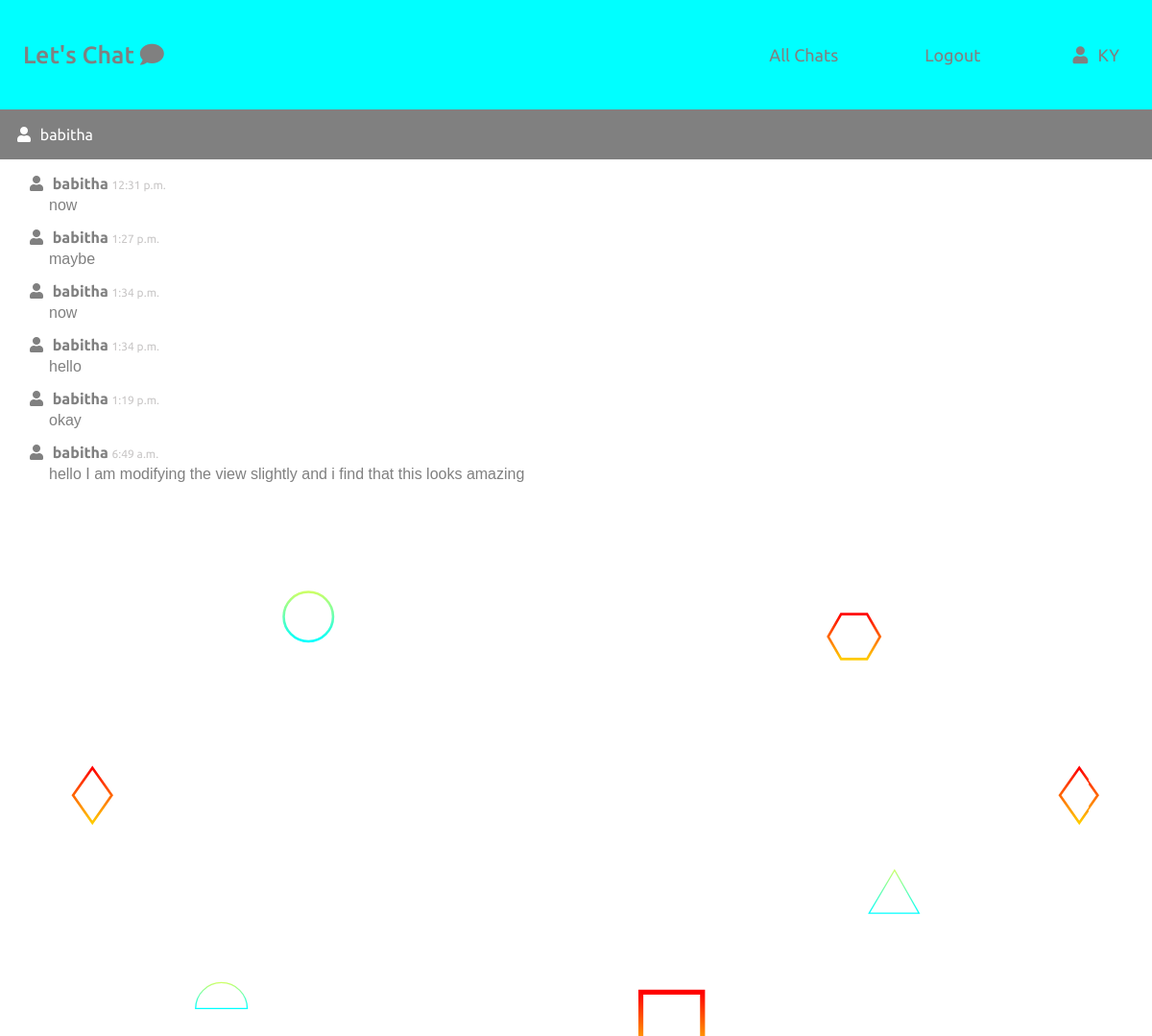
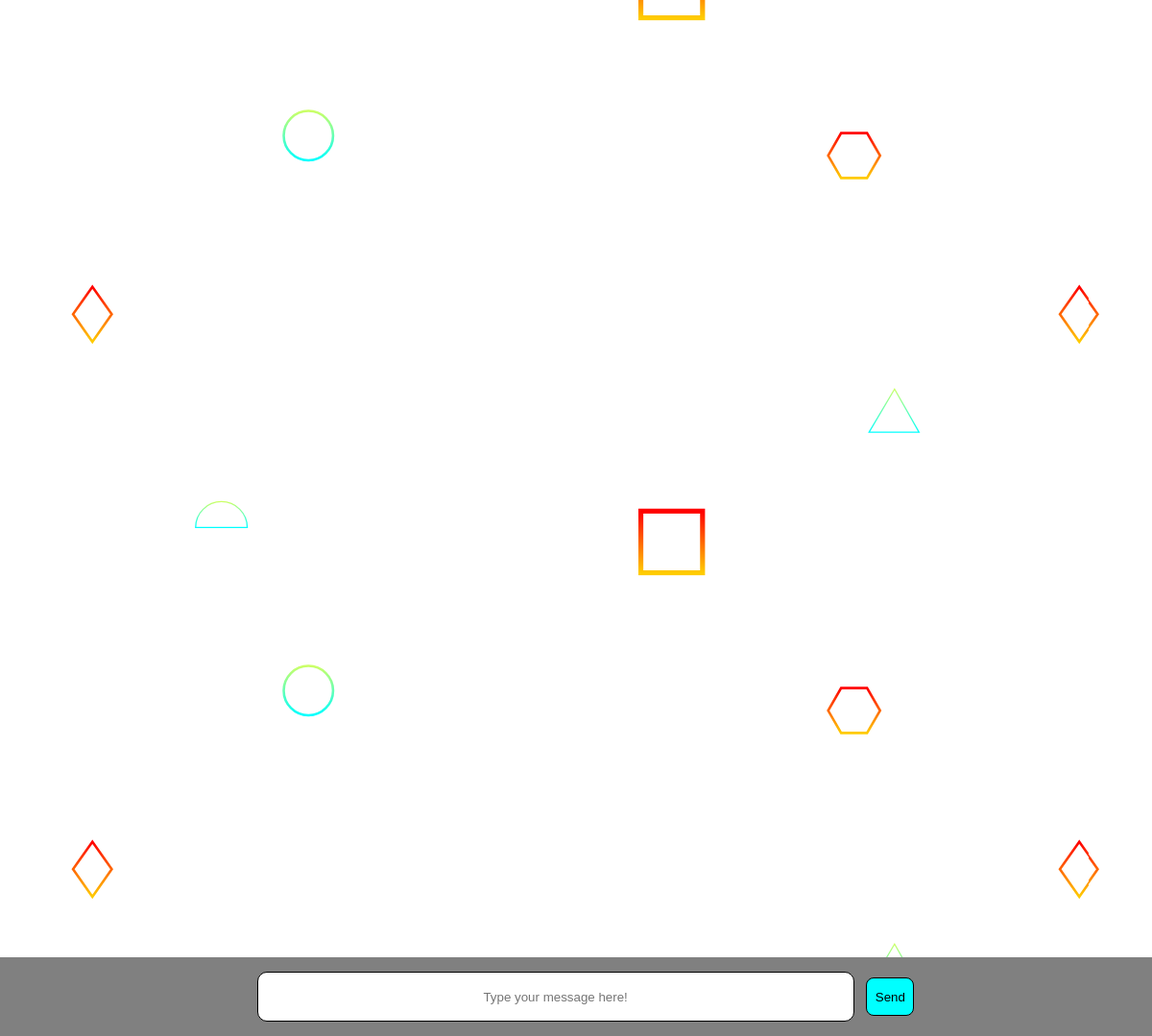
Page /chat/3 (signed in) on the committed database (2 pictures, top to bottom).
### chat/models.py (models this page shows, shortened)
class User(AbstractUser):
    pass

class ChatMessage(models.Model):
    user = models.ForeignKey(User, on_delete=models.CASCADE, related_name = "sender")
    room = models.ForeignKey(ChatRoom, on_delete = models.CASCADE)
    message = models.TextField(unique=False,blank = False,default = "")
    timestamp = models.DateTimeField(auto_now_add=True)
    objects = ChatMessageManager()

### chat/views.py (the view)
# urls.py: path("<int:room_name>", views.chatroom, name="chatroom"),
def chatroom(request,room_name):
    previous_msg = ChatMessage.objects.filter(room=room_name).order_by("-timestamp")[:30]
    previous_msg= reversed(previous_msg)
    room_members = ChatRoom.objects.get(pk =  room_name )
    if room_members.first_person == request.user:
        other_user = room_members.second_person
    else:
        other_user = room_members.first_person
    return render(request,"chat/chatroom.html",{
        'room_name':room_name,
        'username':request.user,
        'previous_msg':previous_msg,
        'other_user':other_user
    })

### chat/templates/chat/chatroom.html (shortened to what this page needs)
{% extends "chat/layout.html" %}
{% load static %}
{% block body %}
<div id = "chat-room">
    <div id = "profile2">
        <i class="fas fa-user" id="avatar2"></i>
        <span>{{other_user}}</span>
    </div>
    <div id = "all-msgs">
            {% for message in previous_msg %}
            <div class = "prev-msgs">
                <i class="fas fa-user"></i>
                <b>{{message.user}}</b>
                <span class="time">{{ message.timestamp.time}}</span>
                <p class="msg-text">{{message.message}}</p>
            </div>
           {% endfor %}
    </div>
</div>
<div id="send-section">
<form id="send_form">
    <input type="text" placeholder="Type your message here!" id="message-input">
    <input type="submit" value="Send" id="send-btn">
</form>
</div>
{% endblock %}

### chat/templates/chat/layout.html (shortened to what this page needs)
{% load static %}
<!DOCTYPE html>
<html>
    <head>
        <link href = "{% static 'chat/styles.css' %}" rel="stylesheet">
        <link rel="stylesheet" href="https://use.fontawesome.com/releases/v5.15.4/css/all.css">
    </head>
    <body>
        <header class="header">
            <nav class="navbar">
                <a id = "nav-brand">
                    Let's Chat <i class="fas fa-comment"></i>
                </a>
            <ul class="nav-menu">
                {% if request.user.is_authenticated %}
                <li class = "nav-item">
                    <a  href = "{% url 'index' %}" class="nav-link">All Chats</a>
                </li>
                <li class = "nav-item" id="logout">
                    <a href = "{% url 'logout_view'%}" class="nav-link" >Logout</a>
                </li>
               <li class = "nav-item">
                    <a href = "#" class="nav-link" id = "avatar" >
                    <i class="fas fa-user"></i> {{user.get_username}}
                        </a>
                </li>
            </ul>
                {% endif %}
        </nav>
    </header>
        <div class="body">
            {% block body %}
            {% endblock %}
        </div>
    </body>
</html>

### chat/static/chat/styles.css (style rules this page uses)
body { margin:0; margin-bottom:50px; padding:0; background-image: url('scattered-forcefields.svg'); color:#1B2021; font-family: 'Ubuntu', sans-serif; color:grey; }
p { margin:0 0; }
ul { list-style-type: none; }
li { margin:10px; list-style:none; }
input { background-color:white; outline:none; border:1px solid #C9CCD5; display:inline-block; }
a { text-decoration:none; display:inline-block; color:grey }
.navbar { background-color:#00ffff; display: flex; justify-content: space-between; align-items: center; padding: 1rem 1.5rem; }
#nav-brand { font-weight:500; color:grey; font-size:25px; }
.nav-menu { display: flex; justify-content: space-between; align-items: center; }
.nav-item { margin-left: 5rem; }
.nav-link { color:grey; font-size:18px; font-weight: 400; }
.fa-user { color:grey; padding:6px; }
#profile2 { background-color:grey; max-width:100%; padding:12px; color:white; }
#avatar2 { color:white; }
#chat-room { background-color:white; }
#all-msgs { padding:15px; height:332px; overflow-y: scroll; }
.prev-msgs { color:grey; margin:10px; }
.time { font-size:12px; color:#C8C6C6; }
.msg-text { margin-left:26px; color:grey; font-family:sans-serif; }
#send-section { position: fixed; bottom: 0; width:100%; padding:10px; margin:0 auto; text-align:center; background-color:grey; }
#message-input { height: 30px; width:50%; padding:10px; margin:5px; border:1px solid black; border-radius:10px; display:inline-block; color:black; text-align:center; }
#send-btn { height:40px; width:50px; padding:8px; margin:5px; border:1px solid black; border-radius:8px; background-color:#00ffff; display:inline-block; margin-left:4px; }

### rows in the picture
User: get_username "KY"
User: username "babitha"
ChatMessage: user "babitha", timestamp.time "12:31 p.m.", message "now"
ChatMessage: user "babitha", timestamp.time "1:27 p.m.", message "maybe"
ChatMessage: user "babitha", timestamp.time "1:34 p.m.", message "now"
ChatMessage: user "babitha", timestamp.time "1:34 p.m.", message "hello"
ChatMessage: user "babitha", timestamp.time "1:19 p.m.", message "okay"
ChatMessage: user "babitha", timestamp.time "6:49 a.m.", message "hello I am modifying the view slightly and i find that this looks amazing"
